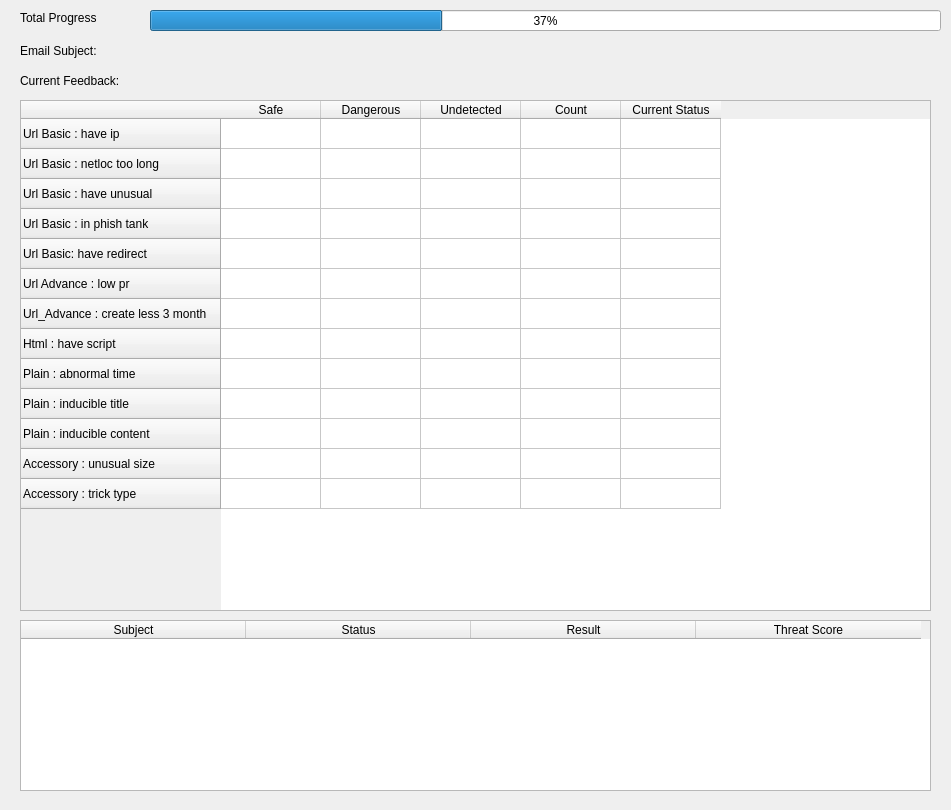
<?xml version="1.0" encoding="UTF-8"?>
<ui version="4.0">
 <class>Dialog</class>
 <widget class="QDialog" name="Dialog">
  <property name="geometry">
   <rect>
    <x>0</x>
    <y>0</y>
    <width>951</width>
    <height>810</height>
   </rect>
  </property>
  <property name="windowTitle">
   <string>Detect Report</string>
  </property>
  <widget class="QProgressBar" name="total_progressBar">
   <property name="geometry">
    <rect>
     <x>150</x>
     <y>10</y>
     <width>791</width>
     <height>21</height>
    </rect>
   </property>
   <property name="value">
    <number>37</number>
   </property>
  </widget>
  <widget class="QLabel" name="total_progress_label">
   <property name="geometry">
    <rect>
     <x>20</x>
     <y>10</y>
     <width>121</width>
     <height>16</height>
    </rect>
   </property>
   <property name="text">
    <string>Total Progress</string>
   </property>
  </widget>
  <widget class="QTableWidget" name="total_feedback_tableWidget">
   <property name="geometry">
    <rect>
     <x>20</x>
     <y>620</y>
     <width>911</width>
     <height>171</height>
    </rect>
   </property>
   <property name="autoScroll">
    <bool>true</bool>
   </property>
   <property name="autoScrollMargin">
    <number>0</number>
   </property>
   <property name="editTriggers">
    <set>QAbstractItemView::NoEditTriggers</set>
   </property>
   <property name="verticalScrollMode">
    <enum>QAbstractItemView::ScrollPerPixel</enum>
   </property>
   <property name="horizontalScrollMode">
    <enum>QAbstractItemView::ScrollPerPixel</enum>
   </property>
   <attribute name="horizontalHeaderDefaultSectionSize">
    <number>225</number>
   </attribute>
   <column>
    <property name="text">
     <string>Subject</string>
    </property>
    <property name="font">
     <font>
      <pointsize>9</pointsize>
     </font>
    </property>
   </column>
   <column>
    <property name="text">
     <string>Status</string>
    </property>
   </column>
   <column>
    <property name="text">
     <string>Result</string>
    </property>
   </column>
   <column>
    <property name="text">
     <string>Threat Score</string>
    </property>
   </column>
  </widget>
  <widget class="QLabel" name="current_feedback_label">
   <property name="geometry">
    <rect>
     <x>20</x>
     <y>70</y>
     <width>161</width>
     <height>21</height>
    </rect>
   </property>
   <property name="text">
    <string>Current Feedback:</string>
   </property>
  </widget>
  <widget class="QTableWidget" name="current_feedback_tableWidget">
   <property name="geometry">
    <rect>
     <x>20</x>
     <y>100</y>
     <width>911</width>
     <height>511</height>
    </rect>
   </property>
   <property name="autoScrollMargin">
    <number>0</number>
   </property>
   <property name="editTriggers">
    <set>QAbstractItemView::NoEditTriggers</set>
   </property>
   <property name="verticalScrollMode">
    <enum>QAbstractItemView::ScrollPerPixel</enum>
   </property>
   <property name="horizontalScrollMode">
    <enum>QAbstractItemView::ScrollPerPixel</enum>
   </property>
   <row>
    <property name="text">
     <string>Url Basic : have ip</string>
    </property>
   </row>
   <row>
    <property name="text">
     <string>Url Basic : netloc too long</string>
    </property>
   </row>
   <row>
    <property name="text">
     <string>Url Basic : have unusual</string>
    </property>
   </row>
   <row>
    <property name="text">
     <string>Url Basic : in phish tank</string>
    </property>
   </row>
   <row>
    <property name="text">
     <string>Url Basic: have redirect</string>
    </property>
   </row>
   <row>
    <property name="text">
     <string>Url Advance : low pr</string>
    </property>
   </row>
   <row>
    <property name="text">
     <string>Url_Advance : create less 3 month</string>
    </property>
   </row>
   <row>
    <property name="text">
     <string>Html : have script</string>
    </property>
   </row>
   <row>
    <property name="text">
     <string>Plain : abnormal time</string>
    </property>
   </row>
   <row>
    <property name="text">
     <string>Plain : inducible title</string>
    </property>
   </row>
   <row>
    <property name="text">
     <string>Plain : inducible content</string>
    </property>
   </row>
   <row>
    <property name="text">
     <string>Accessory : unusual size</string>
    </property>
   </row>
   <row>
    <property name="text">
     <string>Accessory : trick type</string>
    </property>
   </row>
   <column>
    <property name="text">
     <string>Safe</string>
    </property>
   </column>
   <column>
    <property name="text">
     <string>Dangerous</string>
    </property>
   </column>
   <column>
    <property name="text">
     <string>Undetected</string>
    </property>
   </column>
   <column>
    <property name="text">
     <string>Count</string>
    </property>
   </column>
   <column>
    <property name="text">
     <string>Current Status</string>
    </property>
   </column>
   <item row="0" column="0">
    <property name="text">
     <string/>
    </property>
   </item>
   <item row="0" column="1">
    <property name="text">
     <string/>
    </property>
   </item>
   <item row="0" column="2">
    <property name="text">
     <string/>
    </property>
   </item>
   <item row="0" column="3">
    <property name="text">
     <string/>
    </property>
   </item>
   <item row="0" column="4">
    <property name="text">
     <string/>
    </property>
   </item>
   <item row="1" column="0">
    <property name="text">
     <string/>
    </property>
   </item>
   <item row="1" column="1">
    <property name="text">
     <string/>
    </property>
   </item>
   <item row="1" column="2">
    <property name="text">
     <string/>
    </property>
   </item>
   <item row="1" column="3">
    <property name="text">
     <string/>
    </property>
   </item>
   <item row="1" column="4">
    <property name="text">
     <string/>
    </property>
   </item>
   <item row="2" column="0">
    <property name="text">
     <string/>
    </property>
   </item>
   <item row="2" column="1">
    <property name="text">
     <string/>
    </property>
   </item>
   <item row="2" column="2">
    <property name="text">
     <string/>
    </property>
   </item>
   <item row="2" column="3">
    <property name="text">
     <string/>
    </property>
   </item>
   <item row="2" column="4">
    <property name="text">
     <string/>
    </property>
   </item>
   <item row="3" column="0">
    <property name="text">
     <string/>
    </property>
   </item>
   <item row="3" column="1">
    <property name="text">
     <string/>
    </property>
   </item>
   <item row="3" column="2">
    <property name="text">
     <string/>
    </property>
   </item>
   <item row="3" column="3">
    <property name="text">
     <string/>
    </property>
   </item>
   <item row="3" column="4">
    <property name="text">
     <string/>
    </property>
   </item>
   <item row="4" column="0">
    <property name="text">
     <string/>
    </property>
   </item>
   <item row="4" column="1">
    <property name="text">
     <string/>
    </property>
   </item>
   <item row="4" column="2">
    <property name="text">
     <string/>
    </property>
   </item>
   <item row="4" column="3">
    <property name="text">
     <string/>
    </property>
   </item>
   <item row="4" column="4">
    <property name="text">
     <string/>
    </property>
   </item>
   <item row="5" column="0">
    <property name="text">
     <string/>
    </property>
   </item>
   <item row="5" column="1">
    <property name="text">
     <string/>
    </property>
   </item>
   <item row="5" column="2">
    <property name="text">
     <string/>
    </property>
   </item>
   <item row="5" column="3">
    <property name="text">
     <string/>
    </property>
   </item>
   <item row="5" column="4">
    <property name="text">
     <string/>
    </property>
   </item>
   <item row="6" column="0">
    <property name="text">
     <string/>
    </property>
   </item>
   <item row="6" column="1">
    <property name="text">
     <string/>
    </property>
   </item>
   <item row="6" column="2">
    <property name="text">
     <string/>
    </property>
   </item>
   <item row="6" column="3">
    <property name="text">
     <string/>
    </property>
   </item>
   <item row="6" column="4">
    <property name="text">
     <string/>
    </property>
   </item>
   <item row="7" column="0">
    <property name="text">
     <string/>
    </property>
   </item>
   <item row="7" column="1">
    <property name="text">
     <string/>
    </property>
   </item>
   <item row="7" column="2">
    <property name="text">
     <string/>
    </property>
   </item>
   <item row="7" column="3">
    <property name="text">
     <string/>
    </property>
   </item>
   <item row="7" column="4">
    <property name="text">
     <string/>
    </property>
   </item>
   <item row="8" column="0">
    <property name="text">
     <string/>
    </property>
   </item>
   <item row="8" column="1">
    <property name="text">
     <string/>
    </property>
   </item>
   <item row="8" column="2">
    <property name="text">
     <string/>
    </property>
   </item>
   <item row="8" column="3">
    <property name="text">
     <string/>
    </property>
   </item>
   <item row="8" column="4">
    <property name="text">
     <string/>
    </property>
   </item>
   <item row="9" column="0">
    <property name="text">
     <string/>
    </property>
   </item>
   <item row="9" column="1">
    <property name="text">
     <string/>
    </property>
   </item>
   <item row="9" column="2">
    <property name="text">
     <string/>
    </property>
   </item>
   <item row="9" column="3">
    <property name="text">
     <string/>
    </property>
   </item>
   <item row="9" column="4">
    <property name="text">
     <string/>
    </property>
   </item>
   <item row="10" column="0">
    <property name="text">
     <string/>
    </property>
   </item>
   <item row="10" column="1">
    <property name="text">
     <string/>
    </property>
   </item>
   <item row="10" column="2">
    <property name="text">
     <string/>
    </property>
   </item>
   <item row="10" column="3">
    <property name="text">
     <string/>
    </property>
   </item>
   <item row="10" column="4">
    <property name="text">
     <string/>
    </property>
   </item>
   <item row="11" column="0">
    <property name="text">
     <string/>
    </property>
   </item>
   <item row="11" column="1">
    <property name="text">
     <string/>
    </property>
   </item>
   <item row="11" column="2">
    <property name="text">
     <string/>
    </property>
   </item>
   <item row="11" column="3">
    <property name="text">
     <string/>
    </property>
   </item>
   <item row="11" column="4">
    <property name="text">
     <string/>
    </property>
   </item>
   <item row="12" column="0">
    <property name="text">
     <string/>
    </property>
   </item>
   <item row="12" column="1">
    <property name="text">
     <string/>
    </property>
   </item>
   <item row="12" column="2">
    <property name="text">
     <string/>
    </property>
   </item>
   <item row="12" column="3">
    <property name="text">
     <string/>
    </property>
   </item>
   <item row="12" column="4">
    <property name="text">
     <string/>
    </property>
   </item>
  </widget>
  <widget class="QLabel" name="current_email_subject_label">
   <property name="geometry">
    <rect>
     <x>150</x>
     <y>40</y>
     <width>781</width>
     <height>16</height>
    </rect>
   </property>
   <property name="text">
    <string/>
   </property>
  </widget>
  <widget class="QLabel" name="email_subject_label">
   <property name="geometry">
    <rect>
     <x>20</x>
     <y>40</y>
     <width>121</width>
     <height>21</height>
    </rect>
   </property>
   <property name="text">
    <string>Email Subject:</string>
   </property>
  </widget>
 </widget>
 <resources/>
 <connections/>
</ui>
